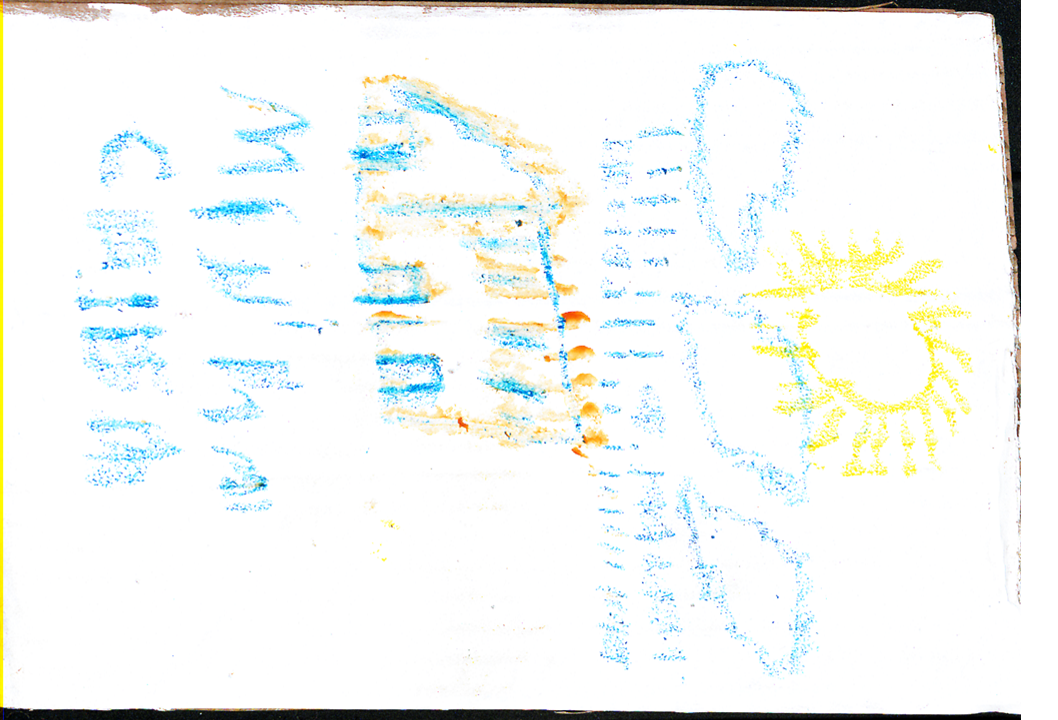
#> input picture cluster_image/CA_processada/CA20220920-10a.TIF, 1058 x 720 px; its folder holds only this picture in this run
$ python analise_tracos.py   (older library calls are emulated)
#> lines starting #> are read from the running program, lines starting #| are printed output that depends on the picture; after the words box and inside, x2 and y2 are one past the last pixel; in counts of white or black regions, pixels touching at a corner belong together
#> in analisar_tracos_dataset_corrigido, pil_img is the input picture: PIL image 1058x720 RGB; mean R, G, B 242.9, 245.7, 243.2
import cv2
import numpy as np
from PIL import Image
from pathlib import Path
import pandas as pd
from scipy import ndimage

def analisar_tracos_desenho_corrigido(img):
    """
    Análise CORRIGIDA de traços com algoritmos melhorados
    """
    # Converter para grayscale
    if len(img.shape) == 3:
        gray = cv2.cvtColor(img, cv2.COLOR_BGR2GRAY)
    else:
        gray = img.copy()

    # Inverter se necessário (fundo claro, traços escuros)
    if np.mean(gray) > 127:
        gray = 255 - gray

    total_pixels = gray.shape[0] * gray.shape[1]

    # Criar máscara de traços (pixels significativos)
    mask_tracos = gray > 20  # Threshold mais baixo para capturar traços leves
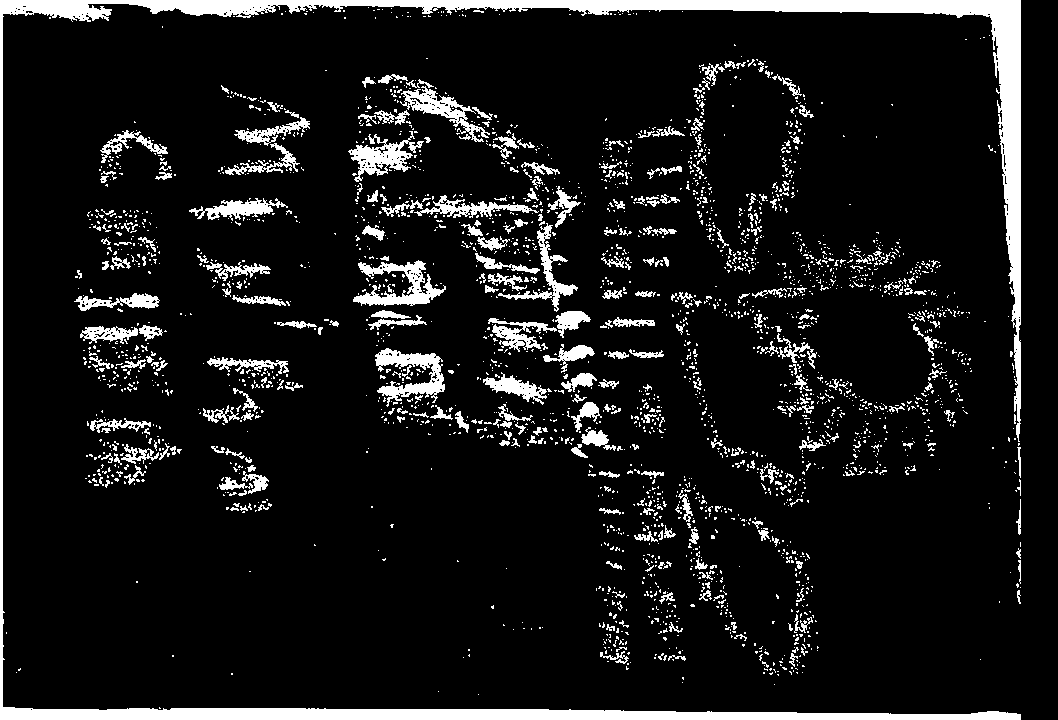
#> mask_tracos: shape (720, 1058) bool; 9.8% white; 2731 white regions (2420 under 20 px), largest, box (x1, y1, x2, y2) and area: (0, 0, 1021, 720) 29683, (353, 260, 446, 306) 1741, (375, 348, 445, 407) 1736

    # === 1. ANÁLISE DE ESPESSURA CORRIGIDA ===
    # Usar DISTANCE TRANSFORM - mede distância real até borda mais próxima

    # Binarizar imagem
    binary = (gray > 20).astype(np.uint8)

    if np.sum(binary) > 100:  # Se há traços suficientes
        # Distance transform: cada pixel mostra distância até borda
        dist_transform = cv2.distanceTransform(binary, cv2.DIST_L2, 5)
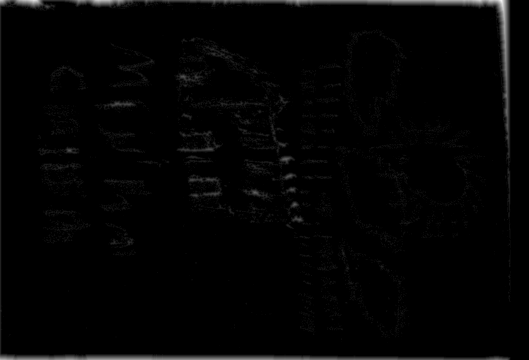
#> dist_transform: shape (720, 1058) float32 (shown at 1/2 size); min 0, max 19, mean 0.279; drawn with min black and max white

        # Espessura = 2 * distância máxima (raio até centro do traço)
        espessuras_locais = dist_transform[dist_transform > 0] * 2

        if len(espessuras_locais) > 0:
            espessura_media = round(np.mean(espessuras_locais), 2)
#> espessura_media = 5.68
            espessura_max = round(np.max(espessuras_locais), 2)
#> espessura_max = 37.99
            espessura_std = round(np.std(espessuras_locais), 2)
#> espessura_std = 5.71
        else:
            espessura_media = espessura_max = espessura_std = 0.0
    else:
        espessura_media = espessura_max = espessura_std = 0.0

    # === 2. ANÁLISE DE CONTINUIDADE CORRIGIDA ===
    # Usar múltiplas estratégias para medir continuidade

    # 2.1 Canny com parâmetros ajustados para desenhos à mão
    blur = cv2.GaussianBlur(gray, (3, 3), 0)  # Suavizar antes do Canny
    edges = cv2.Canny(blur, 30, 80)  # Thresholds mais baixos
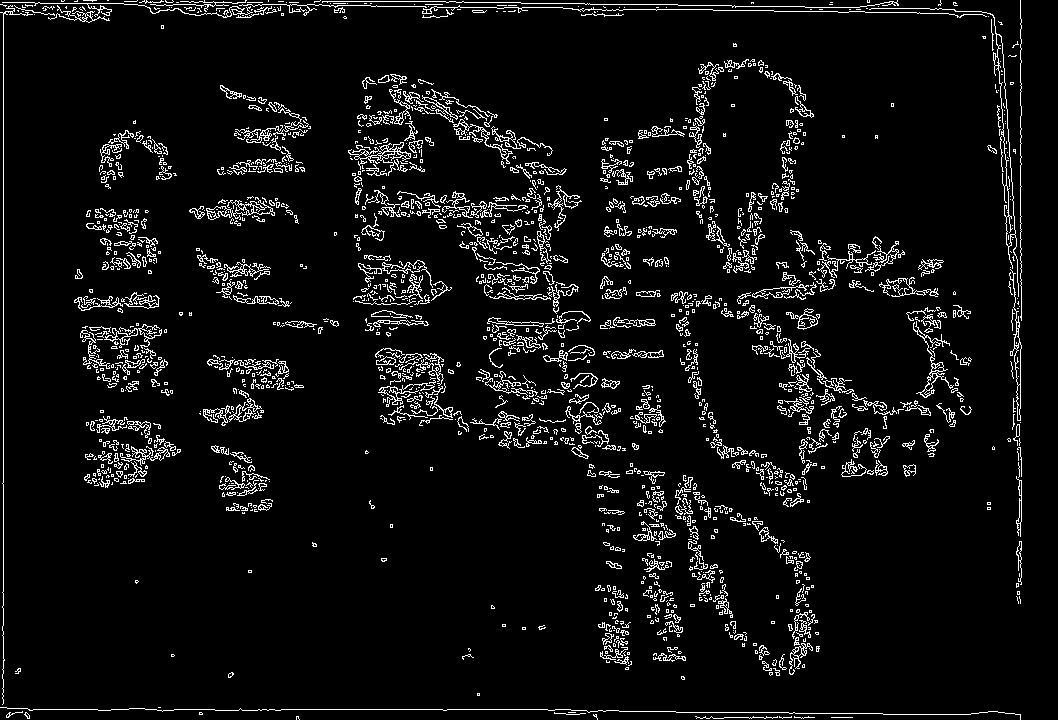
#> edges: shape (720, 1058); 6.1% white in thin lines or dots

    # 2.2 Encontrar contornos
    contours, _ = cv2.findContours(edges, cv2.RETR_EXTERNAL, cv2.CHAIN_APPROX_SIMPLE)
#> contours = 1762 contours, 1508 with area under 20; largest, box (x1, y1, x2, y2) and area: (869, 8, 1019, 297) 1158, (206, 197, 275, 220) 528, (348, 142, 411, 176) 417, (1009, 269, 1022, 421) 394, (913, 321, 954, 398) 344

    if contours:
        # Filtrar contornos muito pequenos (ruído)
        contours_validos = [cnt for cnt in contours if cv2.contourArea(cnt) > 10]
#> contours_validos = 492 contours, 238 with area under 20; largest, box (x1, y1, x2, y2) and area: (869, 8, 1019, 297) 1158, (206, 197, 275, 220) 528, (348, 142, 411, 176) 417, (1009, 269, 1022, 421) 394, (913, 321, 954, 398) 344

        num_segmentos = len(contours_validos)
#> num_segmentos = 492

        # Calcular comprimentos dos contornos
        comprimentos = [cv2.arcLength(cnt, False) for cnt in contours_validos]
#> comprimentos = 492 values, max 1528.8 at index 488, min 9.41 at index 64, mean 86.75
        comprimento_total = sum(comprimentos)
#> comprimento_total = 42682.1

        if num_segmentos > 0:
            comprimento_medio = round(comprimento_total / num_segmentos, 2)
#> comprimento_medio = 86.75
        else:
            comprimento_medio = 0.0

        # 2.3 Métrica de conectividade: razão entre área real e área de contornos
        area_tracos = np.sum(mask_tracos)
#> area_tracos = 74790
        if comprimento_total > 0:
            conectividade = round((area_tracos / comprimento_total), 2)
#> conectividade = 1.75
        else:
            conectividade = 0.0

    else:
        num_segmentos = 0
        comprimento_total = comprimento_medio = conectividade = 0.0

    # === 3. ANÁLISE DE SUAVIDADE MELHORADA ===
    # Combinar múltiplas métricas de suavidade

    # 3.1 Laplaciano original (detecta rugosidade)
    laplacian = cv2.Laplacian(gray, cv2.CV_64F)
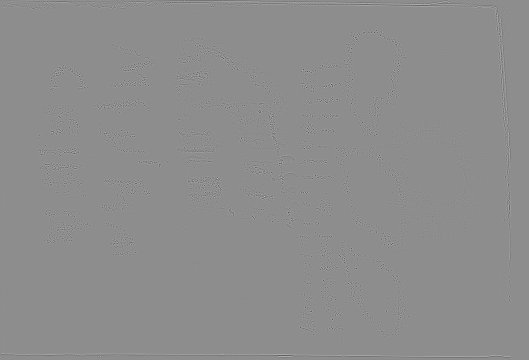
#> laplacian: shape (720, 1058) float64 (shown at 1/2 size); min -482, max 388, mean 0; drawn with min black and max white
    rugosidade_laplacian = np.std(laplacian[mask_tracos]) if np.sum(mask_tracos) > 0 else 0
#> rugosidade_laplacian = 63.52

    # 3.2 Gradiente magnitude (detecta mudanças bruscas)
    grad_x = cv2.Sobel(gray, cv2.CV_64F, 1, 0, ksize=3)
    grad_y = cv2.Sobel(gray, cv2.CV_64F, 0, 1, ksize=3)
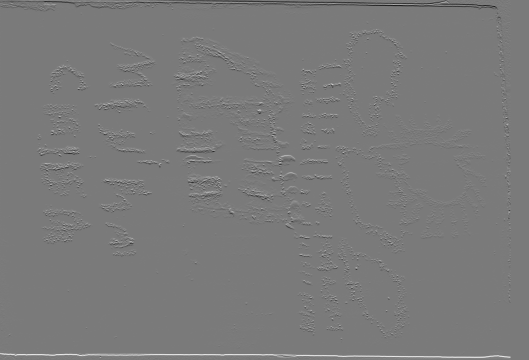
#> grad_y: shape (720, 1058) float64 (shown at 1/2 size); min -927, max 997, mean 0.5; drawn with min black and max white
    magnitude = np.sqrt(grad_x**2 + grad_y**2)
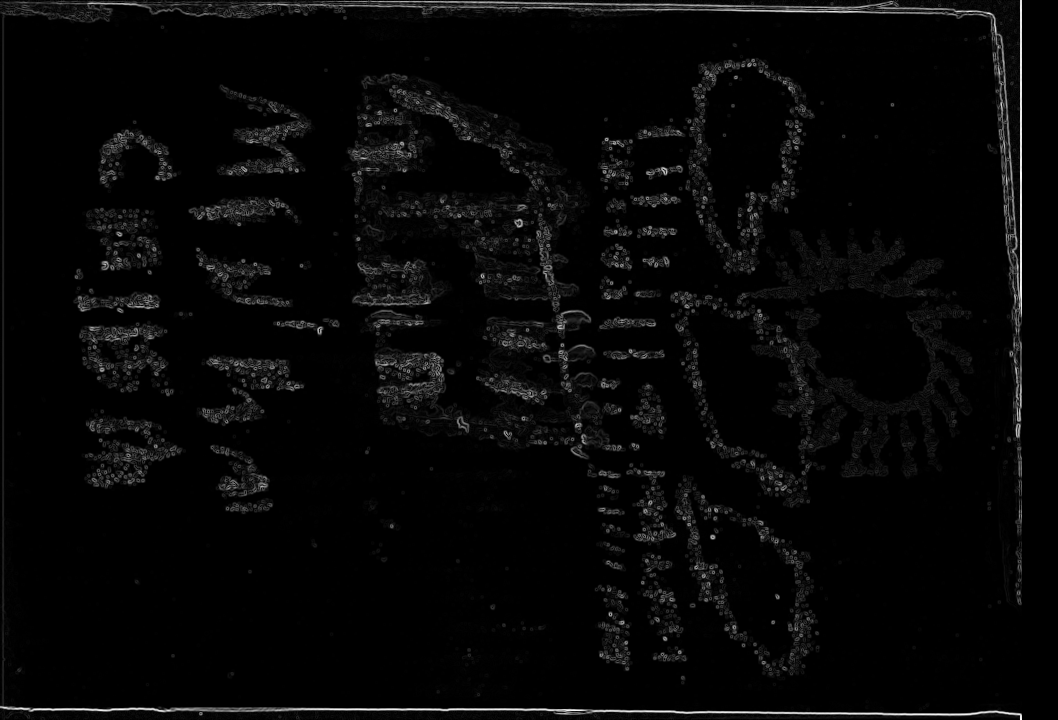
#> magnitude: shape (720, 1058) float64; min 0, max 1018, mean 28.7; drawn with min black and max white
    rugosidade_gradiente = np.std(magnitude[mask_tracos]) if np.sum(mask_tracos) > 0 else 0
#> rugosidade_gradiente = 173.1

    # 3.3 Combinar métricas
    rugosidade_total = (rugosidade_laplacian + rugosidade_gradiente) / 2
#> rugosidade_total = 118.3
    suavidade = round(1 / (1 + rugosidade_total / 50), 3)  # Normalização ajustada
#> suavidade = 0.297

    # === 4. ANÁLISE DE DENSIDADE REFINADA ===
    densidade_tracos = round((np.sum(mask_tracos) / total_pixels) * 100, 2)
#> densidade_tracos = 9.82

    # Densidade local (variação espacial)
    # Dividir imagem em grid 4x4 e calcular densidade por região
    h, w = gray.shape
    grid_densities = []

    for i in range(4):
        for j in range(4):
            y1, y2 = (i * h // 4), ((i + 1) * h // 4)
            x1, x2 = (j * w // 4), ((j + 1) * w // 4)

            region = mask_tracos[y1:y2, x1:x2]
            densidade_local = np.sum(region) / (region.size) * 100
            grid_densities.append(densidade_local)
#> after the loop, grid_densities = [11.52, 15.37, 9.9, 14.9, 10.08, 15.21, 13.7, 7.92, 8.92, 7.44, 9.47, 5.09, 7.56, 6.31, 9.13, 4.58]

    variacao_densidade = round(np.std(grid_densities), 2)
#> variacao_densidade = 3.37
    densidade_max_regiao = round(max(grid_densities), 2)
#> densidade_max_regiao = 15.37

    # === 5. ANÁLISE DE PRESSÃO MELHORADA ===
    # Usar histograma adaptativo baseado na distribuição real

    pixels_tracos = gray[mask_tracos]

    if len(pixels_tracos) > 0:
        # Calcular percentis para thresholds adaptativos
        p25 = np.percentile(pixels_tracos, 25)
#> p25 = 32
        p50 = np.percentile(pixels_tracos, 50)
#> p50 = 60
        p75 = np.percentile(pixels_tracos, 75)
#> p75 = 138

        # Categorizar pressão baseado em percentis
        pressao_fraca = np.sum((pixels_tracos >= 20) & (pixels_tracos < p25))
#> pressao_fraca = 16936
        pressao_media = np.sum((pixels_tracos >= p25) & (pixels_tracos < p75))
#> pressao_media = 39059
        pressao_forte = np.sum(pixels_tracos >= p75)
#> pressao_forte = 18795

        total_pixels_tracos = len(pixels_tracos)
#> total_pixels_tracos = 74790

        pressao_fraca_pct = round((pressao_fraca / total_pixels_tracos) * 100, 2)
#> pressao_fraca_pct = 22.64
        pressao_media_pct = round((pressao_media / total_pixels_tracos) * 100, 2)
#> pressao_media_pct = 52.22
        pressao_forte_pct = round((pressao_forte / total_pixels_tracos) * 100, 2)
#> pressao_forte_pct = 25.13

        intensidade_media = round(np.mean(pixels_tracos), 2)
#> intensidade_media = 96.1
        contraste_pressao = round(np.std(pixels_tracos), 2)
#> contraste_pressao = 79.49

    else:
        pressao_fraca_pct = pressao_media_pct = pressao_forte_pct = 0.0
        intensidade_media = contraste_pressao = 0.0
        p25 = p50 = p75 = 0

    # === 6. ANÁLISE DE COMPLEXIDADE GEOMÉTRICA ===
    # Medir complexidade usando entropy e fractal dimension

    # 6.1 Entropy da imagem (medida de complexidade)
    if np.sum(mask_tracos) > 0:
        hist, _ = np.histogram(gray[mask_tracos], bins=32, range=(0, 255))
#> hist = 32 values, max 11376 at index 3, min 0 at index 0, mean 2337.2
        hist = hist / np.sum(hist)  # Normalizar
#> hist = 32 values, max 0.152 at index 3, min 0 at index 0, mean 0.0312
        hist = hist[hist > 0]  # Remover zeros
#> hist = 30 values, max 0.152 at index 1, min 0.00215 at index 23, mean 0.0333
        entropy = -np.sum(hist * np.log2(hist))
#> entropy = 4.21
        entropia_normalizada = round(entropy / 5, 3)  # Normalizar 0-1
#> entropia_normalizada = 0.843
    else:
        entropia_normalizada = 0.0

    # === CLASSIFICAÇÕES MELHORADAS ===

    # Classificação de espessura baseada em dados reais
    if espessura_media < 1.5:
        classificacao_espessura = "Traços Muito Finos"
    elif espessura_media < 3.0:
        classificacao_espessura = "Traços Finos"
    elif espessura_media < 5.0:
        classificacao_espessura = "Traços Médios"
    elif espessura_media < 8.0:
        classificacao_espessura = "Traços Grossos"
    else:
        classificacao_espessura = "Traços Muito Grossos"

    # Classificação de continuidade baseada em conectividade
    if conectividade > 15:
        classificacao_continuidade = "Muito Conectado"
    elif conectividade > 8:
        classificacao_continuidade = "Conectado"
    elif conectividade > 4:
        classificacao_continuidade = "Moderadamente Conectado"
    elif conectividade > 2:
        classificacao_continuidade = "Pouco Conectado"
    else:
        classificacao_continuidade = "Fragmentado"

    # Classificação de densidade
    if densidade_tracos > 25:
        classificacao_densidade = "Muito Denso"
    elif densidade_tracos > 15:
        classificacao_densidade = "Denso"
    elif densidade_tracos > 8:
        classificacao_densidade = "Moderado"
    elif densidade_tracos > 3:
        classificacao_densidade = "Esparso"
    else:
        classificacao_densidade = "Muito Esparso"

    resultados = {
        'espessura_media': espessura_media,
        'espessura_max': espessura_max,
        'espessura_std': espessura_std,
        'num_segmentos': num_segmentos,
        'comprimento_total': round(comprimento_total, 1),
        'comprimento_medio': comprimento_medio,
        'conectividade': conectividade,
        'suavidade': suavidade,
        'densidade_tracos': densidade_tracos,
        'variacao_densidade': variacao_densidade,
        'densidade_max_regiao': densidade_max_regiao,
        'pressao_forte_pct': pressao_forte_pct,
        'pressao_media_pct': pressao_media_pct,
        'pressao_fraca_pct': pressao_fraca_pct,
        'intensidade_media': intensidade_media,
        'contraste_pressao': contraste_pressao,
        'entropia_normalizada': entropia_normalizada,
        'thresholds_pressao': f"Fraca:<{p25:.0f}, Média:{p25:.0f}-{p75:.0f}, Forte:>{p75:.0f}",
        'classificacao_espessura': classificacao_espessura,
        'classificacao_continuidade': classificacao_continuidade,
        'classificacao_densidade': classificacao_densidade
    }

    return resultados

def analisar_tracos_dataset_corrigido(caminho_pasta):
    """
    Processa dataset com algoritmos corrigidos
    """
    pasta = Path(caminho_pasta)
    resultados = []

    print("ANÁLISE DE TRAÇOS - VERSÃO CORRIGIDA")
    print("=" * 50)

    for arquivo in pasta.glob("*.TIF"):
        try:
            # Carregar imagem
            pil_img = Image.open(arquivo)
            img_array = np.array(pil_img)

            if len(img_array.shape) == 3 and pil_img.mode == 'RGB':
                img = cv2.cvtColor(img_array, cv2.COLOR_RGB2BGR)
            else:
                img = img_array

            # Analisar com algoritmos corrigidos
            tracos = analisar_tracos_desenho_corrigido(img)
#> tracos = 21 items

            # Preparar resultado
            resultado = {
                'nome': arquivo.name,
                'classificacao_espessura': tracos['classificacao_espessura'],
                'classificacao_continuidade': tracos['classificacao_continuidade'],
                'classificacao_densidade': tracos['classificacao_densidade'],
                'espessura_media': tracos['espessura_media'],
                'espessura_max': tracos['espessura_max'],
                'espessura_std': tracos['espessura_std'],
                'densidade_tracos': tracos['densidade_tracos'],
                'variacao_densidade': tracos['variacao_densidade'],
                'num_segmentos': tracos['num_segmentos'],
                'conectividade': tracos['conectividade'],
                'comprimento_total': tracos['comprimento_total'],
                'suavidade': tracos['suavidade'],
                'pressao_forte_pct': tracos['pressao_forte_pct'],
                'pressao_media_pct': tracos['pressao_media_pct'],
                'pressao_fraca_pct': tracos['pressao_fraca_pct'],
                'intensidade_media': tracos['intensidade_media'],
                'contraste_pressao': tracos['contraste_pressao'],
                'entropia_normalizada': tracos['entropia_normalizada'],
                'thresholds_pressao': tracos['thresholds_pressao']
            }

            resultados.append(resultado)
            print(f"✅ {arquivo.name} - Espessura: {tracos['espessura_media']:.1f}px, Conectividade: {tracos['conectividade']:.1f}")
#| ✅ CA20220920-10a.TIF - Espessura: 5.7px, Conectividade: 1.8

        except Exception as e:
            print(f"❌ {arquivo.name}: {e}")

    return pd.DataFrame(resultados)

if __name__ == "__main__":
    caminho = r"C:\Users\jorge\Desktop\Projetos\Lia²\lia-cores-alegria\cluster_image\CA_processada"

    # Análise corrigida
    df_tracos = analisar_tracos_dataset_corrigido(caminho)
#> df_tracos = table of 1 rows and 20 columns

    if not df_tracos.empty:
        print("\n" + "=" * 50)
        print("=== RESULTADOS ALGORITMOS CORRIGIDOS ===")
        print("=" * 50)


        # Salvar resultados corrigidos
        df_tracos.to_csv('analise_tracos_corrigida.csv', index=False)


    else:
        print("❌ Nenhuma imagem processada!")
